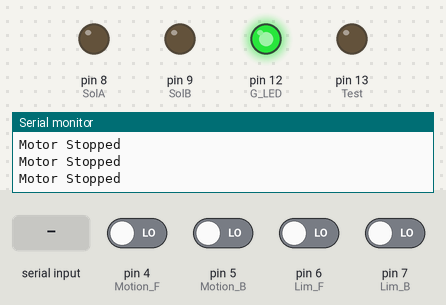
Recording of a sketch running on a simulated Arduino Uno, built with avr-gcc and run on an emulated ATmega328P. Shown: output pins drawn as LEDs (lit = HIGH), the last lines printed to the serial monitor. The inputs (shaded band) are chosen by the test bench; at power-on: pin 4 (Motion_F), pin 5 (Motion_B), pin 6 (Lim_F), pin 7 (Lim_B) LOW.

Above: at 12.8 s.
12.9 s: pin 4 (Motion_F) driven HIGH
At 19.1 s:
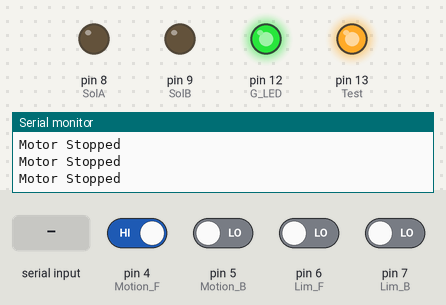
19.6 s: pin 6 (Lim_F) driven HIGH
At 22.3 s:
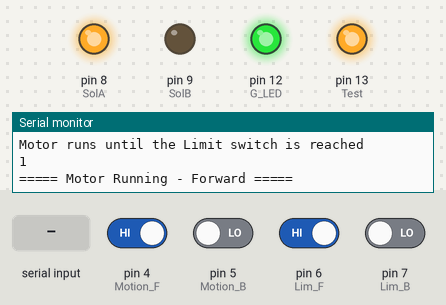
26.3 s: pin 6 (Lim_F) driven LOW
At 27.6 s:
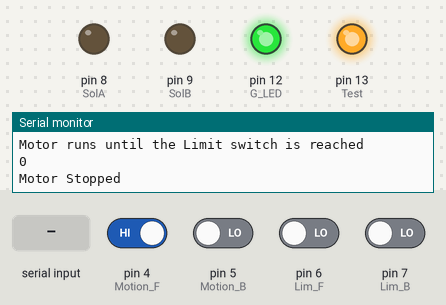
33.0 s: pin 7 (Lim_B) driven HIGH
At 34.1 s:
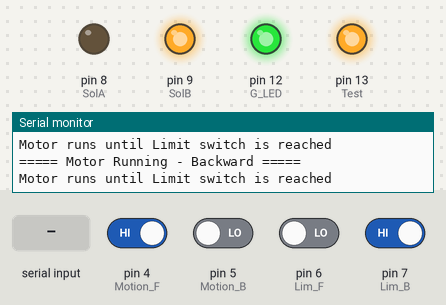
39.7 s: pin 7 (Lim_B) driven LOW
At 40.4 s:
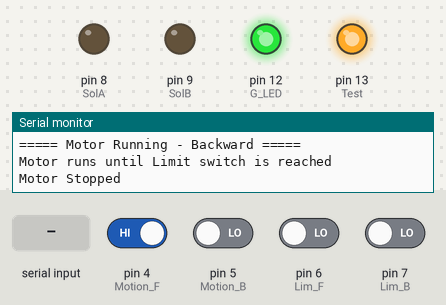
46.4 s: "1" received over the second serial link
At 50.6 s:
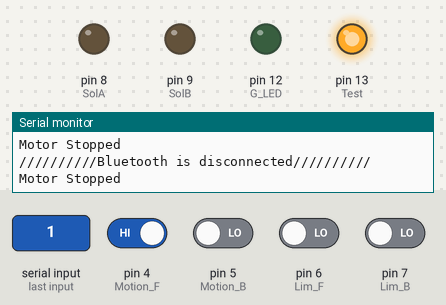
Timing chart, 0 to 52.1 s (numbered marks = the images above; inputs shaded):
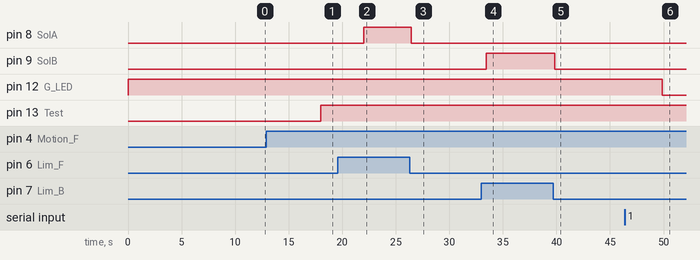

The sketch:

MGMT_Relay.ino
```cpp
/* Smart Door System
 * MGMT-3074
 * Yonghoon Kim, Jigarkumar Patel, Gbenga Jones
 * Rev0: 02/23/22
 * Rev1: 03/11/22
 * Rev2: 03/17/22
 * Rev3: 03/24/22
 * Rev4: 04/01/22
 */
//Bluetooth
#include<SoftwareSerial.h>
//Bluetooth Communication
SoftwareSerial bt(2,3);
char Incoming_value = 0;

//Motion Sensors
int Motion_F = 4;
int Motion_B = 5;
//Limit Switches
int Lim_F = 6;
int Lim_B = 7;
//Solenoid for control direction of motor
int SolA = 8;
int SolB = 9;
//Test Port
int G_LED =12;
int Test = 13;
// variants
int PX_F = 0;
int PX_B = 0;
int LS_F = 0;
int LS_B = 0;

void setup(){
  Serial.begin(9600);
  bt.begin(9600);

  //Set Sensor pins to inputs
  pinMode(Motion_F, INPUT);
  pinMode(Motion_B, INPUT);
  pinMode(Lim_F, INPUT);
  pinMode(Lim_B, INPUT);
  //Set solenoid pin to output
  pinMode(SolA, OUTPUT);
  pinMode(SolB, OUTPUT);
  //Set test LED (Bluetooth communication, Motion Sensor)
  pinMode(Test, OUTPUT);
  pinMode(G_LED,OUTPUT);
  Serial.println("========== MGMT-3074 =========");
  Serial.println("====== Smart Door System ======");
}

void Input_scan(){
   PX_F = digitalRead(Motion_F);
   PX_B = digitalRead(Motion_B);
   LS_F = digitalRead(Lim_F);
   LS_B = digitalRead(Lim_B);
}

void Motor_on_Backward(){ //Motor going Backward (Open door)
  Input_scan();
  while(LS_B == 1){
    Input_scan();
    digitalWrite(SolA, LOW);
    digitalWrite(SolB, HIGH);
    Serial.println("===== Motor Running - Backward =====");
    Serial.println("Motor runs until Limit switch is reached");
  }
    Motor_off(); //Motor power off
    Serial.println("Back Limit Switch was connected");
    Serial.println("===========Door is open===========");
    delay(500);
    Motor_on_Forward();
}

void Motor_on_Forward(){ //Motor going forward (Closed door)
  Input_scan();
  while(LS_F == 1){
   Input_scan();
   digitalWrite(SolA, HIGH);
   digitalWrite(SolB, LOW);
   Serial.println("===== Motor Running - Forward =====");
   Serial.println("Motor runs until the Limit switch is reached");
   Serial.println(LS_F);
  }
   Motor_off();  //Motor power off
   Serial.println("===========Door is closed===========");
   delay(500);
}

void Motor_off(){ //Motor Stopped
  digitalWrite(SolA, LOW);
  digitalWrite(SolB, LOW);
  Serial.println("Motor Stopped");
  delay(3000);
}

void loop(){
    digitalWrite(G_LED, LOW);
    if(!bt.available()){
    digitalWrite(G_LED, HIGH);
      Input_scan();
      if (PX_F == HIGH || PX_B == HIGH){
        digitalWrite(Test, HIGH);
        delay(500);
        Motor_on_Backward();
      }
      else if (PX_F == LOW && PX_B == LOW){
        digitalWrite(Test, LOW);
        Motor_off();
      }
    }
    else if(bt.available()){
    digitalWrite(G_LED, LOW);
    Serial.println("//////////Bluetooth is disconnected//////////");
    }
    Motor_off();
}
```

Measured:
- after the input at 12.9 s, pin 13 (Test): LOW → HIGH after 5.1 s
- after the input at 19.6 s, pin 8 (SolA): LOW → HIGH after 2.4 s
- after the input at 26.3 s, pin 8 (SolA): HIGH → LOW after 0.13 s
- after the input at 33.0 s, pin 9 (SolB): LOW → HIGH after 0.44 s
- after the input at 39.7 s, pin 9 (SolB): HIGH → LOW after 0.16 s
- after the input at 46.4 s, pin 12 (G_LED): HIGH → LOW after 3.5 s
